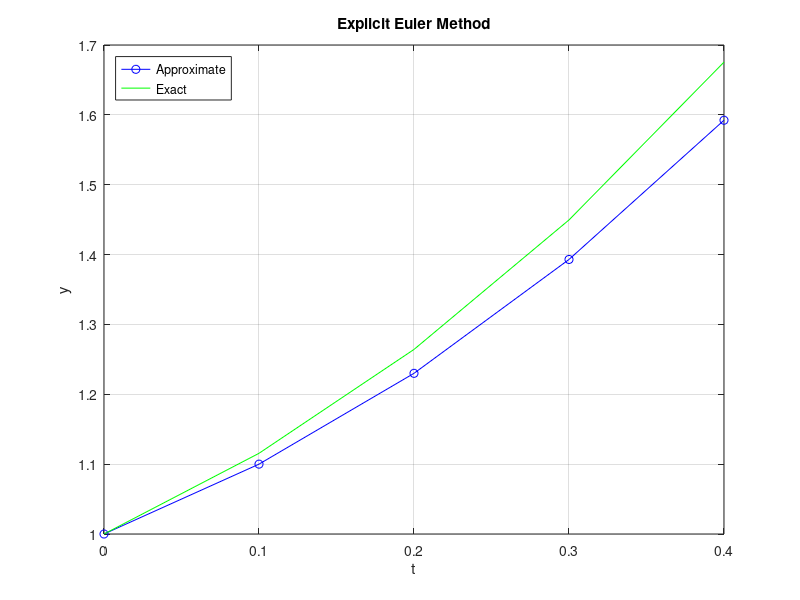

Write the MATLAB code that produced this figure.
clc, clear all, close all

%n = input("Enter iteration length: ");
%t0 = input("Enter t0 initial value: ");
%y0 = input("Enter y0 initial value: ");
%b = input("Enter end of interval value: ");
n = 4;
t0 = 0;
y0 = 1;
f = @(t, y) (2 * t) + y;
exact = @(t) ((-2) * (t + 1) + (3 * exp(t)));
b = 0.4;
a = t0;
h=(b - a) / n;
t=[a zeros(1, n)];
y=[length(t)];
y(1) = y0;

fprintf('%7s %7s %7s \n','i','t(i)','y(i)');
for i=1:1:n + 1
  if i <= n
     t(i + 1)=t(i) + h;
  endif
  if i != 1
    y(i)=y(i - 1)+ h * f(t(i - 1),y(i - 1));
  end
  fprintf('%7d %7.2f %7.3f \n',i, t(i), y(i));
end;

plot(t, y, 'b-o', t, exact(t), 'g');
title('Explicit Euler Method');
ylabel('y'); xlabel('t');
legend({'Approximate','Exact'},'Location','northwest');
grid on

hold on
hold off


